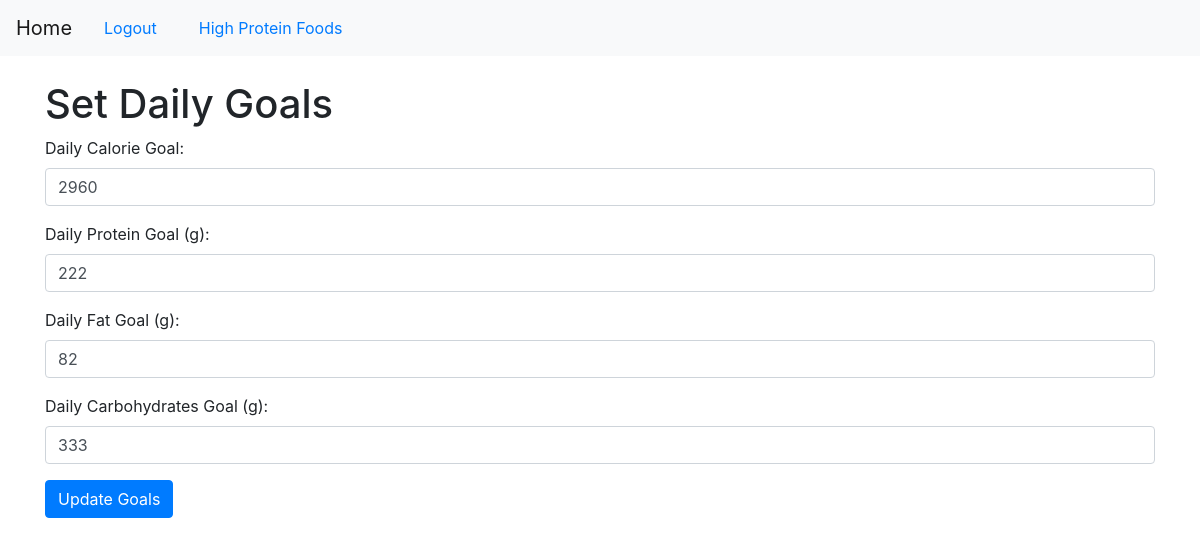
The page /set_goals (signed in) on the database as committed earlier.
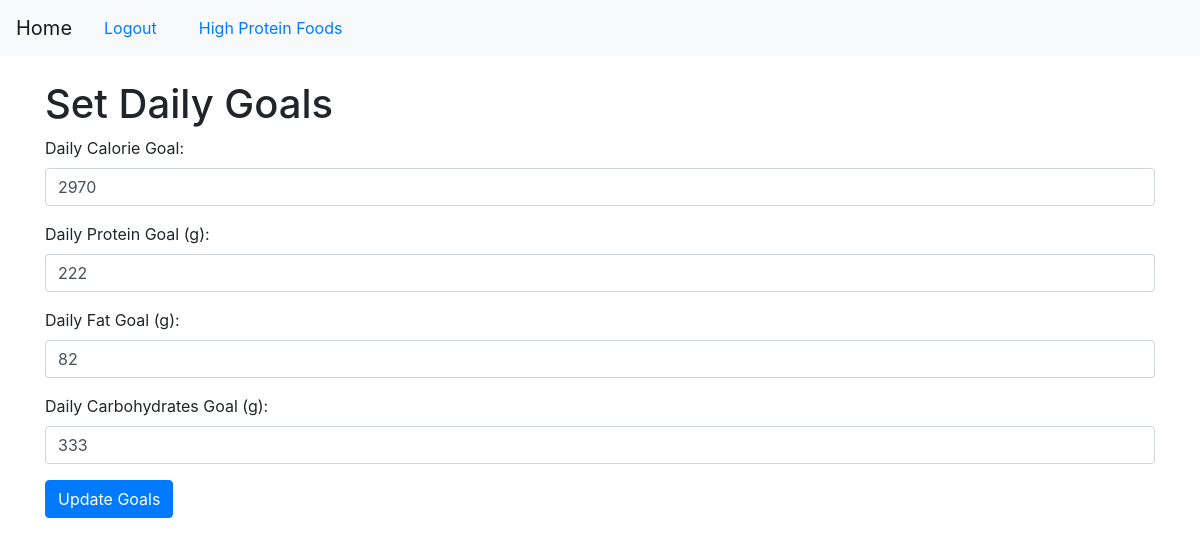
The same page on the database as committed later.
### app/models.py (models this page shows, shortened)
class User(UserMixin, db.Model):
    id = db.Column(db.Integer, primary_key=True)
    username = db.Column(db.String(150), unique=True, nullable=False)
    email = db.Column(db.String(150), unique=True, nullable=False)
    password_hash = db.Column(db.String(128), nullable=False)
    daily_calorie_goal = db.Column(db.Integer, nullable=False, default=2000)
    daily_protein_goal = db.Column(db.Integer, nullable=False, default=150)  # grams
    daily_fat_goal = db.Column(db.Integer, nullable=False, default=70)       # grams
    daily_carbs_goal = db.Column(db.Integer, nullable=False, default=250)
    food_entries = db.relationship('FoodEntry', backref='user', lazy=True)

### app/routes.py (the view, shortened to what this page needs)
@bp.route('/set_goals', methods=['GET', 'POST'])
@login_required
def set_goals():
    return render_template('set_goals.html')

### app/__init__.py (called while the page is built)
def create_app():
    app = Flask(__name__)
    app.config['SECRET_KEY'] = 'your_secret_key'
    app.config['SQLALCHEMY_DATABASE_URI'] = 'sqlite:///site.db'
    app.config['SQLALCHEMY_TRACK_MODIFICATIONS'] = False
    db.init_app(app)
    migrate.init_app(app, db)
    login_manager.init_app(app)
    from app.routes import bp  # Import the Blueprint
    app.register_blueprint(bp)
    @login_manager.user_loader
    def load_user(user_id):
        from app.models import User
        return User.query.get(int(user_id))
    return app

### app/templates/set_goals.html (shortened to what this page needs)
{% extends "base.html" %}
{% block content %}
<h1>Set Daily Goals</h1>
<form method="POST" action="{{ url_for('main.set_goals') }}">
    <div class="form-group">
        <label for="calorie_goal">Daily Calorie Goal:</label>
        <input type="number" id="calorie_goal" name="calorie_goal" class="form-control" value="{{ current_user.daily_calorie_goal }}" required>
    </div>
    <div class="form-group">
        <label for="protein_goal">Daily Protein Goal (g):</label>
        <input type="number" id="protein_goal" name="protein_goal" class="form-control" value="{{ current_user.daily_protein_goal }}" required>
    </div>
    <div class="form-group">
        <label for="fat_goal">Daily Fat Goal (g):</label>
        <input type="number" id="fat_goal" name="fat_goal" class="form-control" value="{{ current_user.daily_fat_goal }}" required>
    </div>
    <div class="form-group">
        <label for="carbs_goal">Daily Carbohydrates Goal (g):</label>
        <input type="number" id="carbs_goal" name="carbs_goal" class="form-control" value="{{ current_user.daily_carbs_goal }}" required>
    </div>
    <div class="form-group">
        <input type="submit" value="Update Goals" class="btn btn-primary">
    </div>
</form>
{% endblock %}

Rows that differ between the two databases and show on the page:
changed User: calorie_goal "2960" → "2970"
